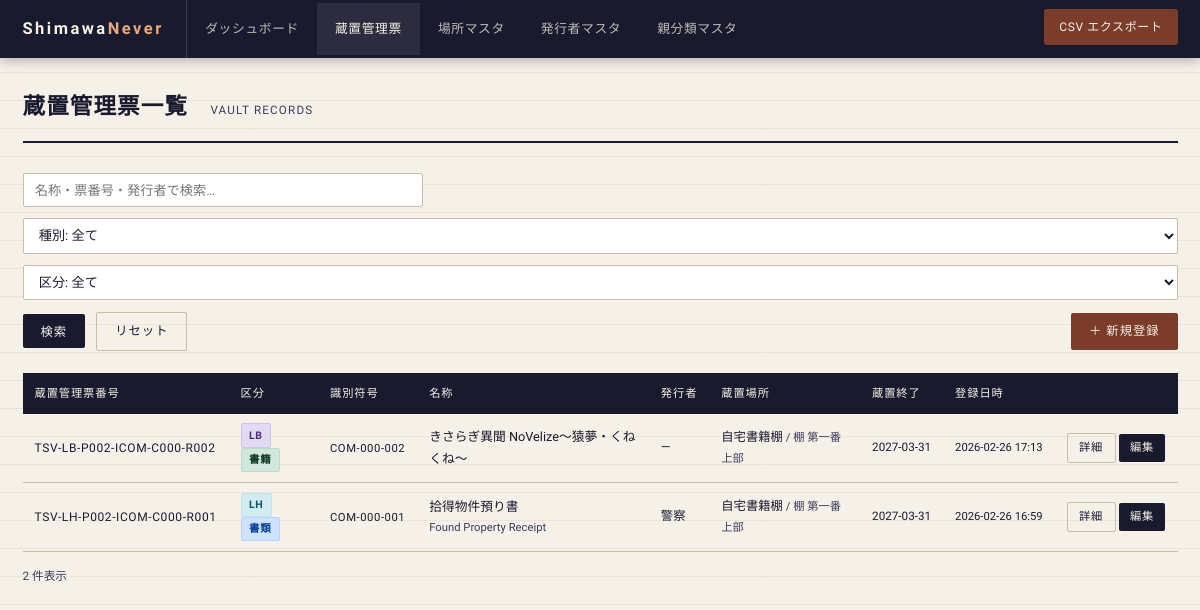
Page /records on the committed database.
### tables this page shows
CREATE TABLE vault_records (
        id INTEGER PRIMARY KEY AUTOINCREMENT,

        -- 蔵置管理票番号の構成要素
        vault_type TEXT NOT NULL DEFAULT 'LH',   -- LS/LI/LH/LW/LB/他
        issuer_id INTEGER REFERENCES issuers(id),
        issuer_sub TEXT DEFAULT '000',            -- C部分
        location_id INTEGER REFERENCES locations(id),
        record_seq INTEGER NOT NULL DEFAULT 1,   -- R部分の連番

        -- 蔵置管理票番号（computed想定、別途アプリで生成）
        vault_ticket_no TEXT,

        -- 基本情報
        category TEXT NOT NULL CHECK(category IN ('document', 'book')),
        name_ja TEXT NOT NULL,
        name_en TEXT,
        isbn TEXT,                            -- 書籍の場合
        issuer_name TEXT,                     -- 発行者名（自由記述）
        parent_category_id INTEGER REFERENCES parent_categories(id),

        -- 蔵置期間
        retention_start TEXT,
        retention_end TEXT,

        -- 登録日時
        registered_at TEXT DEFAULT (datetime('now', 'localtime')),

        -- 備考
        notes TEXT
    );

CREATE TABLE issuers (
        id INTEGER PRIMARY KEY AUTOINCREMENT,
        code TEXT NOT NULL UNIQUE,           -- COM など（英字）
        name TEXT NOT NULL,
        created_at TEXT DEFAULT (datetime('now', 'localtime'))
    );

CREATE TABLE locations (
        id INTEGER PRIMARY KEY AUTOINCREMENT,
        place_code TEXT NOT NULL UNIQUE,     -- P001 など
        name TEXT NOT NULL,
        shelf TEXT,                          -- 棚・区画
        address TEXT,
        created_at TEXT DEFAULT (datetime('now', 'localtime'))
    );

### main.py (the view)
@app.get("/records")
def list_records(request: Request, q: str = "", category: str = "", vault_type: str = ""):
    conn = get_connection()
    base = ("SELECT vr.*, l.name as loc_name, l.shelf as loc_shelf, "
            "i.code as iss_code, pc.name as parent_cat_name "
            "FROM vault_records vr "
            "LEFT JOIN locations l ON l.id=vr.location_id "
            "LEFT JOIN issuers i ON i.id=vr.issuer_id "
            "LEFT JOIN parent_categories pc ON pc.id=vr.parent_category_id "
            "WHERE 1=1 ")
    params = []
    if q:
        base += " AND (vr.name_ja LIKE ? OR vr.name_en LIKE ? OR vr.vault_ticket_no LIKE ? OR vr.issuer_name LIKE ?)"
        params += [f"%{q}%"] * 4
    if category:
        base += " AND vr.category=?"
        params.append(category)
    if vault_type:
        base += " AND vr.vault_type=?"
        params.append(vault_type)
    base += " ORDER BY vr.registered_at DESC"
    records = conn.execute(base, params).fetchall()
    conn.close()
    return templates.TemplateResponse("records/list.html", {
        "request": request, "records": records,
        "q": q, "category": category, "vault_type": vault_type
    })

### templates/records/list.html (shortened to what this page needs)
{% extends "base.html" %}
{% block content %}
<div class="page-header">
  <h1>蔵置管理票一覧</h1>
  <span class="subtitle">VAULT RECORDS</span>
</div>
<form method="get" class="search-bar">
  <input type="text" name="q" value="{{ q }}" placeholder="名称・票番号・発行者で検索…">
  <select name="category">
    <option value="">種別: 全て</option>
  </select>
  <select name="vault_type">
    <option value="">区分: 全て</option>
  </select>
  <button type="submit" class="btn btn-secondary">検索</button>
  <a href="/records" class="btn btn-outline">リセット</a>
  <a href="/records/new" class="btn btn-primary">＋ 新規登録</a>
</form>
{% if records %}
<div class="table-wrap">
  <table>
    <thead>
      <tr>
        <th>蔵置管理票番号</th>
        <th>区分</th>
        <th>識別符号</th>
        <th>名称</th>
        <th>発行者</th>
        <th>蔵置場所</th>
        <th>蔵置終了</th>
        <th>登録日時</th>
        <th></th>
      </tr>
    </thead>
    <tbody>
      {% for r in records %}
      <tr>
        <td><span class="ticket-no">{{ r.vault_ticket_no }}</span></td>
        <td>
          <span class="badge badge-{{ r.vault_type }}">{{ r.vault_type }}</span>
          <span class="badge badge-{{ 'doc' if r.category == 'document' else 'book' }}">
            {{ '書類' if r.category == 'document' else '書籍' }}
          </span>
        </td>
        <td>
          {% if r.iss_code %}
          <span class="ticket-no" style="font-size:0.75rem;">
            {{ r.iss_code }}-{{ r.issuer_sub }}-{{ '%03d' % r.record_seq }}
          </span>
          {% else %}―{% endif %}
        </td>
        <td>
          <div>{{ r.name_ja }}</div>
          {% if r.name_en %}<div style="font-size:0.75rem;color:var(--ink-light);">{{ r.name_en }}</div>{% endif %}
        </td>
        <td style="font-size:0.82rem;">{{ r.issuer_name or '―' }}</td>
        <td style="font-size:0.82rem;">
          {{ r.loc_name or '―' }}
          {% if r.loc_shelf %}<span style="color:var(--ink-light);font-size:0.75rem;"> / {{ r.loc_shelf }}</span>{% endif %}
        </td>
        <td style="font-family:var(--mono);font-size:0.78rem;white-space:nowrap;">
          {{ r.retention_end or '―' }}
        </td>
        <td style="font-family:var(--mono);font-size:0.75rem;white-space:nowrap;">
          {{ r.registered_at[:16] if r.registered_at else '―' }}
        </td>
        <td style="white-space:nowrap;">
          <a href="/records/{{ r.id }}" class="btn btn-outline btn-sm">詳細</a>
          <a href="/records/{{ r.id }}/edit" class="btn btn-secondary btn-sm">編集</a>
        </td>
      </tr>
      {% endfor %}
    </tbody>
  </table>
</div>
<p style="font-size:0.78rem;color:var(--ink-light);margin-top:0.5rem;">{{ records|length }} 件表示</p>
{% endif %}
{% endblock %}

### templates/base.html (shortened to what this page needs)
<!DOCTYPE html>
<html lang="ja">
<head>
  <link rel="stylesheet" href="/static/css/style.css">
</head>
<body>
<nav class="navbar">
  <div class="navbar-inner">
    <a href="/" class="navbar-brand">Shimawa<span>Never</span></a>
    <ul class="nav-links">
      <li><a href="/" {% if request.url.path == "/" %}class="active"{% endif %}>ダッシュボード</a></li>
      <li><a href="/records" {% if request.url.path.startswith("/records") %}class="active"{% endif %}>蔵置管理票</a></li>
      <li><a href="/locations" {% if request.url.path.startswith("/locations") %}class="active"{% endif %}>場所マスタ</a></li>
      <li><a href="/issuers" {% if request.url.path.startswith("/issuers") %}class="active"{% endif %}>発行者マスタ</a></li>
      <li><a href="/categories" {% if request.url.path.startswith("/categories") %}class="active"{% endif %}>親分類マスタ</a></li>
      <li class="nav-export"><a href="/export/csv">CSV エクスポート</a></li>
    </ul>
  </div>
</nav>
<div class="main-content">
  {% block content %}{% endblock %}
</div>
</body>
</html>

### rows in the picture
vault_records: vault_ticket_no "TSV-LB-P002-ICOM-C000-R002", vault_type "LB", category "書籍", iss_code "COM", issuer_sub "000", record_seq "002", name_ja "きさらぎ異聞 NoVelize～猿夢・くねくね～", issuer_name "―", name "自宅書籍棚", loc_shelf "棚 第一番 上部", retention_end "2027-03-31", registered_at "2026-02-26 17:13"
vault_records: vault_ticket_no "TSV-LH-P002-ICOM-C000-R001", vault_type "LH", category "書類", iss_code "COM", issuer_sub "000", record_seq "001", name_ja "拾得物件預り書", name_en "Found Property Receipt", issuer_name "警察", name "自宅書籍棚", loc_shelf "棚 第一番 上部", retention_end "2027-03-31", registered_at "2026-02-26 16:59"

### other values in the picture
{{ records|length }} "2"
